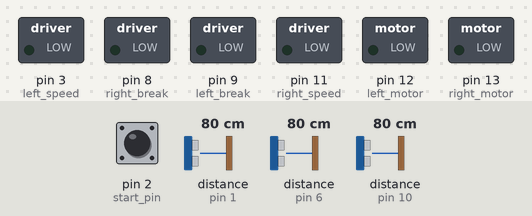
This sketch was run on a simulated Arduino Uno, built with avr-gcc and run on an emulated ATmega328P. On the bench: switched loads named in the sketch (green lamp = pin HIGH). The inputs (shaded band) are chosen by the test bench; at power-on: pin 2 (start_pin) LOW, distance to the obstacle (sensors on pin 1, pin 10, pin 6) 80 cm. The echo pulse lasts 58.3 µs per cm; pins used as bus, display or sensor lines are not drawn.

Above: at 1.2 s.
1.3 s: pin 2 (start_pin) pulled HIGH for 0.15 s
At 2.4 s:
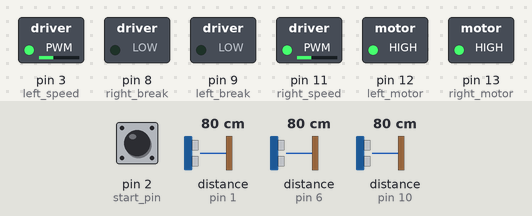
4.4 s: distance to the obstacle (sensor on pin 1) set to 18 cm
5.9 s: distance to the obstacle (sensor on pin 1) set to 15 cm
At 9.3 s:
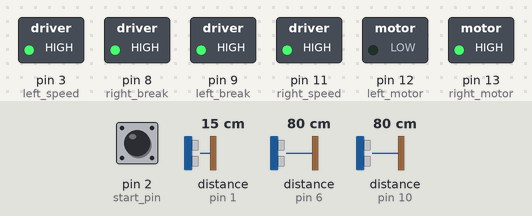
11.9 s: distance to the obstacle (sensor on pin 10) set to 13 cm
At 13.4 s:
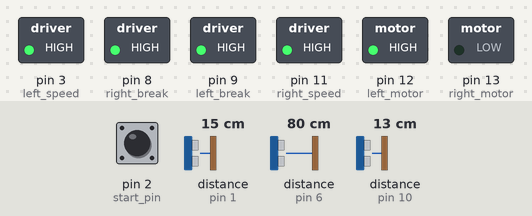
14.5 s: distance to the obstacle (sensor on pin 10) set to 17 cm
At 16.3 s:
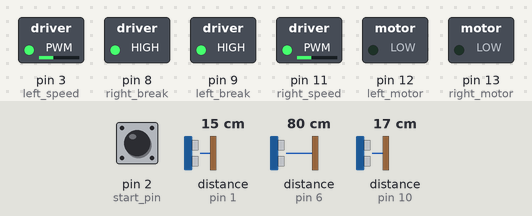
Timing chart, 0 to 18.5 s (numbered marks = the images above; inputs shaded):
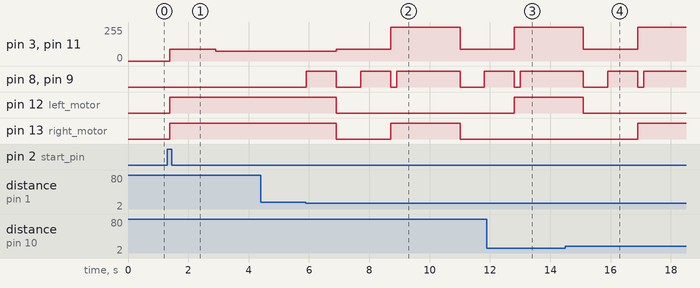

Measured:
- the behaviour switches between 17 and 16 cm on distance to the obstacle (sensor on pin 1) (found by bisection; images 1 and 2)
- the behaviour switches between 14 and 15 cm on distance to the obstacle (sensor on pin 10) (found by bisection; images 3 and 4)
- after the input at 1.3 s, pin 3 (left_speed), pin 11 (right_speed): 0/255 → 90/255 after 0.09 s, → 75/255 1.5 s later; pin 12 (left_motor), pin 13 (right_motor): LOW → HIGH after 0.09 s
- after the input at 4.4 s, every drawn part: stays the same
- after the input at 5.9 s, pin 3 (left_speed): 75/255 → 90/255 after 1.0 s, → 255/255 1.8 s later, → 90/255 2.3 s later; pin 8 (right_break): goes HIGH 1.0 s, LOW 0.80 s, HIGH 1.0 s, LOW 0.20 s, HIGH 2.1 s, LOW 0.80 s, then HIGH, starting at once
- after the input at 11.9 s, pin 12 (left_motor): LOW → HIGH after 0.91 s; pin 13 (right_motor): stays LOW (without the input it goes to HIGH after 0.92 s)
- after the input at 14.5 s, pin 12 (left_motor): goes on until 15.1 s, then stays LOW; pin 13 (right_motor): LOW → HIGH after 2.4 s

The sketch:

obstacle_avoider.ino
```cpp
const int center_trig = 5;
const int center_echo = 6;

const int left_trig = 7;
const int left_echo = 10;

const int right_trig = 4;
const int right_echo = 1;

const int right_motor = 13;
const int right_break = 8;
const int right_speed = 11;

const int left_motor = 12;
const int left_break = 9;
const int left_speed = 3;

const int start_pin = 2;

bool forward = false;
volatile bool start = false;
int counter;

void setup() {
  pinMode(center_trig, OUTPUT);
  pinMode(center_echo, INPUT);

  pinMode(left_trig, OUTPUT);
  pinMode(left_echo, INPUT);

  pinMode(right_trig, OUTPUT);
  pinMode(right_echo, INPUT);

  pinMode(right_motor, OUTPUT);
  pinMode(right_break, OUTPUT);

  pinMode(left_motor, OUTPUT);
  pinMode(left_break, OUTPUT);

  pinMode(start_pin, INPUT);

  attachInterrupt(digitalPinToInterrupt(start_pin), start_or_stop, HIGH);

  delay(10);
}

void loop() {
  if(start){
    if(has_obstacle()){
      stop_moving(1000);
      go_backward(800);
      stop_moving(1000);

      if(distance_from(left_trig, left_echo) < distance_from(right_trig, right_echo)){
        turn_right(200);
      }
      else{
        turn_left(200);
      }
      stop_moving(1000);
      forward = false;
      counter = 0;
    }
    else{
      if(counter <= 15){
        if(!forward){
          go_forward(90);
          forward = true;
        }
        if(counter == 15){
          forward = false;
        }
      }
      else{
        if(!forward){
          go_forward(75);
          forward = true;
        }
      }
      counter++;
    }
  }
  delay(80);
}

void start_or_stop(){
  start = true;
}

bool has_obstacle(){
  return distance_from(center_trig, center_echo) < 23
            || distance_from(left_trig, left_echo) < 16
            || distance_from(right_trig, right_echo) < 16;
}

int distance_from(int trig_pin, int echo_pin){
  long duration;
  int distance;
  digitalWrite(trig_pin, LOW);
  delayMicroseconds(2);

  // Sets the trigPin on HIGH state for 10 micro seconds
  digitalWrite(trig_pin, HIGH);
  delayMicroseconds(10);
  digitalWrite(trig_pin, LOW);

  // Reads the echoPin, returns the sound wave travel time in microseconds
  duration = pulseIn(echo_pin, HIGH);

  // Calculating the distance
  distance = duration*0.034/2;

  return distance;
}

void go_forward(int vel){
  digitalWrite(right_motor, HIGH);
  digitalWrite(right_break, LOW);
  analogWrite(right_speed, vel);

  digitalWrite(left_motor, HIGH);
  digitalWrite(left_break, LOW);
  analogWrite(left_speed, vel);
}

void go_backward(int mil){
  digitalWrite(right_motor, LOW);
  digitalWrite(right_break, LOW);
  analogWrite(right_speed, 90);

  digitalWrite(left_motor, LOW);
  digitalWrite(left_break, LOW);
  analogWrite(left_speed, 90);

  delay(mil);
}

void turn_right(int mil){
  digitalWrite(right_motor, LOW);
  digitalWrite(right_break, LOW);
  analogWrite(right_speed, 255);

  digitalWrite(left_motor, HIGH);
  digitalWrite(left_break, LOW);
  analogWrite(left_speed, 255);

  delay(mil);
}

void turn_left(int mil){
  digitalWrite(right_motor, HIGH);
  digitalWrite(right_break, LOW);
  analogWrite(right_speed, 255);

  digitalWrite(left_motor, LOW);
  digitalWrite(left_break, LOW);
  analogWrite(left_speed, 255);

  delay(mil);
}

void stop_moving(int mil){
  digitalWrite(right_break, HIGH);
  digitalWrite(left_break, HIGH);

  delay(mil);
}
```
